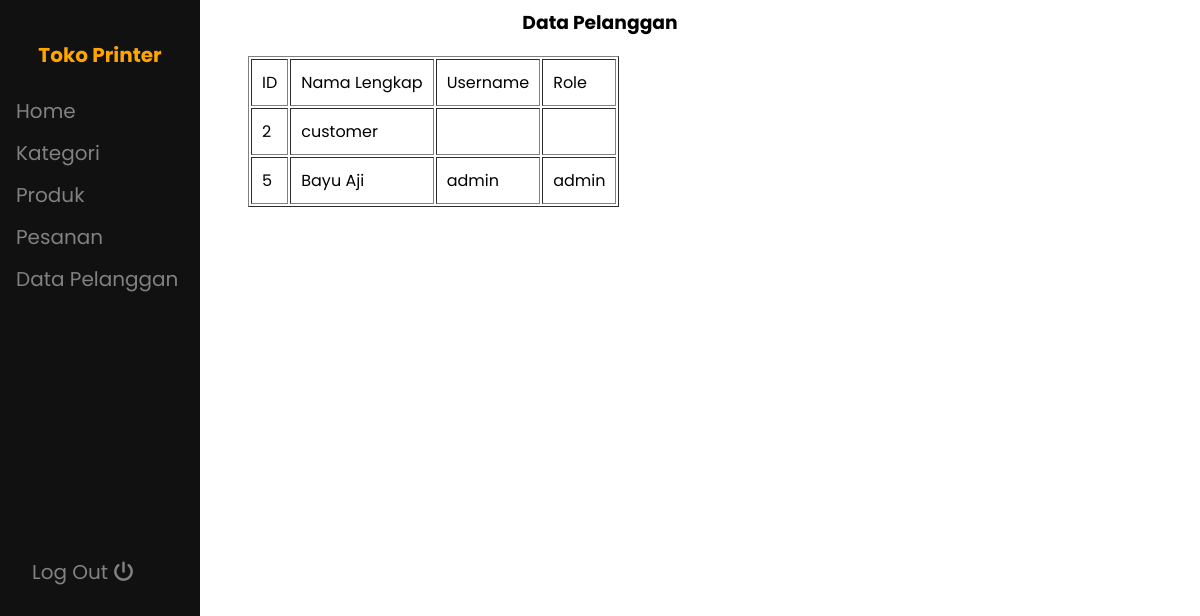
/admin/pelanggan.php (signed in), run on an earlier commit of the app's database.
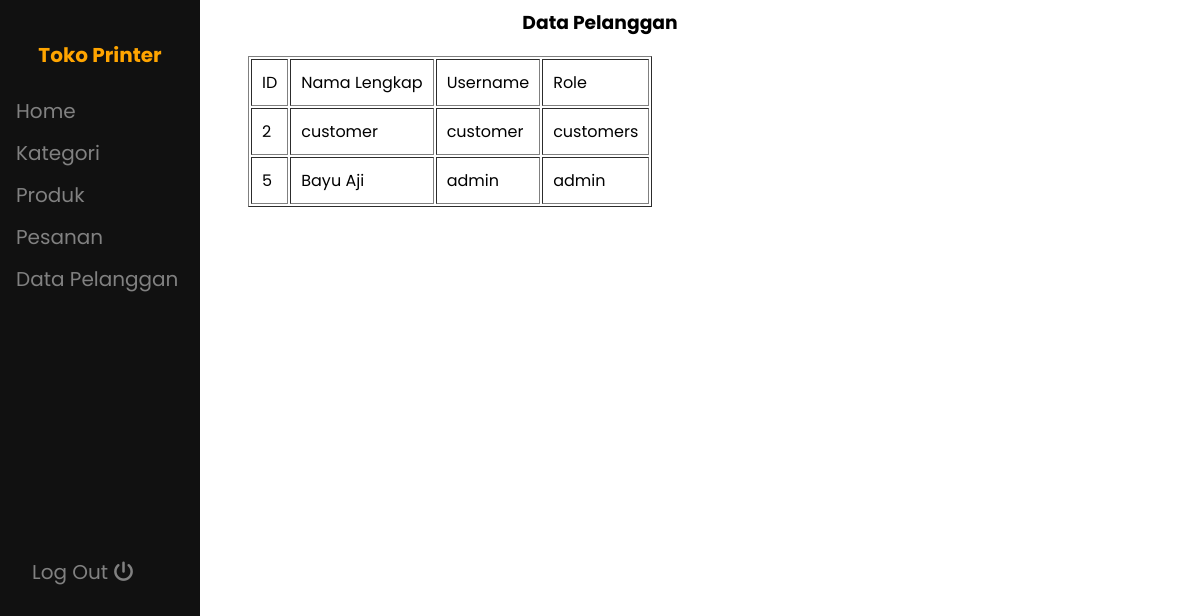
And on a later commit of the database.
### tables this page shows
CREATE TABLE `user` (
  `id_user` int(11) NOT NULL,
  `nama_lengkap` varchar(100) NOT NULL,
  `username` varchar(100) NOT NULL,
  `password` varchar(255) NOT NULL,
  `roles` enum('admin','customers') NOT NULL
);

### admin/pelanggan.php (the view, shortened to what this page needs)
<?php
require '../koneksi.php';
$customers = mysqli_query($conn, "SELECT * FROM user");
?>
<html>
    <head>
    </head>
    <body>
        <?php include '../layout/sidebar.php'; ?>
        <div style="text-align: center;">
            <h3>Data Pelanggan</h3>
        </div>
        <div style="margin-left:15rem">
            <table border="1">
                <tr>
                    <td>ID</td>
                    <td>Nama Lengkap</td>
                    <td>Username</td>
                    <td>Role</td>
                </tr>
                <?php foreach($customers as $customer): ?>
                    <tr>
                        <td><?= $customer['id_user'] ?></td>
                        <td><?= $customer['nama_lengkap'] ?></td>
                        <td><?= $customer['username'] ?></td>
                        <td><?= $customer['roles'] ?></td>
                    </tr>
                <?php endforeach; ?>
            </table>
        </div>
    </body>
</html>

What changed in the data, as far as the page shows it:
changed user "customer": username (not shown) → "customer"; roles (not shown) → "customers"
